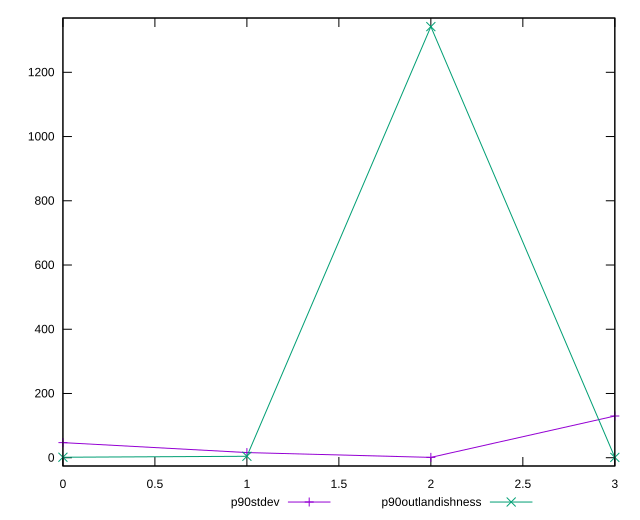

The script that saved this image:
reset

$p90Stdev <<EOF
0 47.01032413120309
1 16.015497248135162
2 1.0313616179167153
3 129.88503465469825
EOF

$p90Outlandishness <<EOF
0 1.4724719338842978
1 4.473225000000001
2 1342.2231404958675
3 1.03805744618436
EOF

set key outside below
set xrange [0:3]
set yrange [-25.7924739596423:1369.0469760734265]
set trange [-25.7924739596423:1369.0469760734265]
set terminal svg size 640, 520 enhanced background rgb 'white'
set output "reports/report_00027_2021-02-24T12-40-31.850Z/unused-css-rules/progression/stddev.svg"

plot $p90Stdev title "p90stdev" with linespoints, \
     $p90Outlandishness title "p90outlandishness" with linespoints

reset
